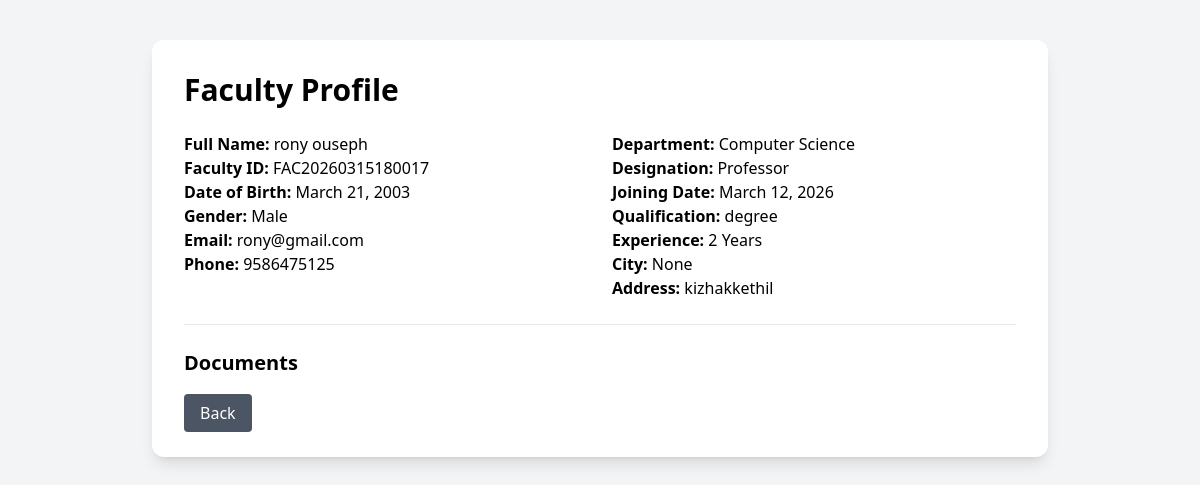
The page /faculty/view/1/ (signed in) on the database its author committed.
### student_app/models.py (models this page shows, shortened)
class Faculty(models.Model):
    facultyid = models.CharField(max_length=100, unique=True, blank=True)
    fullname = models.CharField(max_length=100)
    dob = models.DateField()
    gender = models.CharField(max_length=10)
    email = models.EmailField()
    phone = models.CharField(max_length=15)
    department = models.CharField(max_length=100)
    designation = models.CharField(max_length=100)
    qualification = models.CharField(max_length=100)
    experience = models.IntegerField()
    joining_date = models.DateField(null=True, blank=True)
    address = models.TextField()
    city = models.CharField(max_length=100, null=True, blank=True)
    photo = models.ImageField(upload_to="faculty_photos/", null=True, blank=True)
    id_proof = models.FileField(upload_to="faculty_documents/", blank=True, null=True)

### student_app/views.py (the view)
# urls.py: path('faculty/view/<int:id>/', view_faculty, name='faculty_view'),
@login_required
def view_faculty(request, id):
    faculty = get_object_or_404(Faculty, id=id)
    return render(request, "viewfaculty.html", {"faculty": faculty})

### student_app/templates/viewfaculty.html (shortened to what this page needs)
<!DOCTYPE html>
<html>
<head>
<script src="https://cdn.tailwindcss.com"></script>
</head>
<body class="bg-gray-100 p-10">
<div class="max-w-4xl mx-auto bg-white shadow-lg rounded-xl p-8">
<h1 class="text-3xl font-bold mb-6">Faculty Profile</h1>
<div class="grid grid-cols-2 gap-6">
<div>
<p><b>Full Name:</b> {{ faculty.fullname }}</p>
<p><b>Faculty ID:</b> {{ faculty.facultyid }}</p>
<p><b>Date of Birth:</b> {{ faculty.dob }}</p>
<p><b>Gender:</b> {{ faculty.gender }}</p>
<p><b>Email:</b> {{ faculty.email }}</p>
<p><b>Phone:</b> {{ faculty.phone }}</p>
</div>
<div>
<p><b>Department:</b> {{ faculty.department }}</p>
<p><b>Designation:</b> {{ faculty.designation }}</p>
<p><b>Joining Date:</b> {{ faculty.joining_date }}</p>
<p><b>Qualification:</b> {{ faculty.qualification }}</p>
<p><b>Experience:</b> {{ faculty.experience }} Years</p>
<p><b>City:</b> {{ faculty.city }}</p>
<p><b>Address:</b> {{ faculty.address }}</p>
</div>
</div>
<hr class="my-6">
<h2 class="text-xl font-semibold mb-4">Documents</h2>
<div class="mt-6">
<a href="{% url 'faculty' %}"
class="px-4 py-2 bg-gray-600 text-white rounded">
Back
</a>
</div>
</div>
</body>
</html>

### rows shown on the page
Faculty: fullname "rony ouseph", facultyid "FAC20260315180017", dob "March 21, 2003", gender "Male", email "rony@gmail.com", phone "9586475125", department "Computer Science", designation "Professor", joining_date "March 12, 2026", qualification "degree", experience "2", city "None", address "kizhakkethil"
